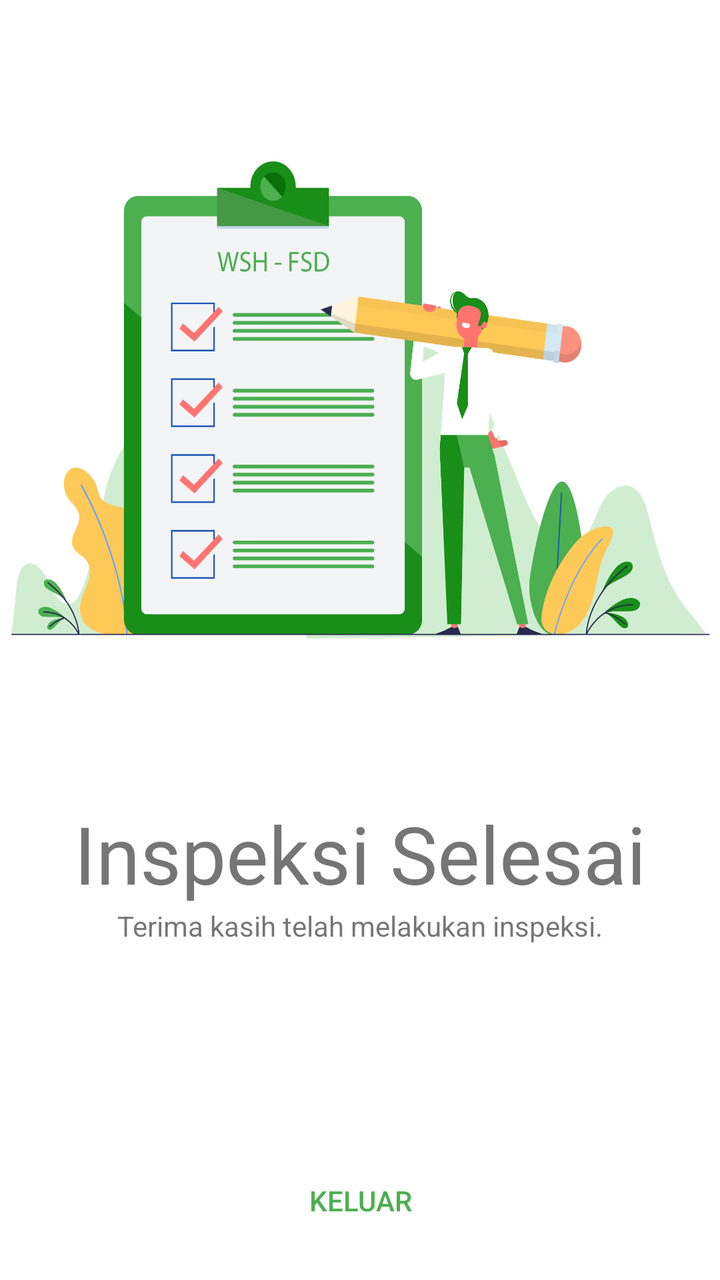
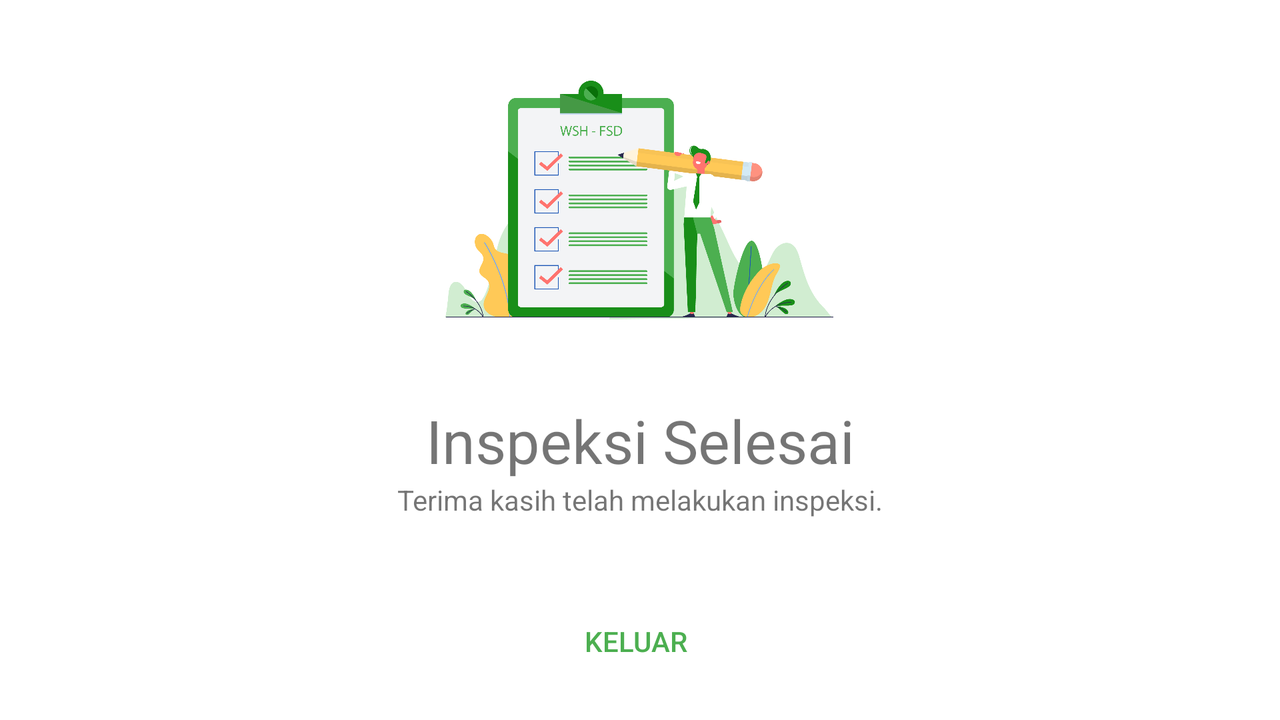

The same Android screen from two of the app's own layout files: first res/layout/ as a phone draws it, then the repository's variant for another configuration, drawn on a device whose configuration selects that folder. Both files follow.
<!-- AndroidManifest.xml: application theme Theme.IInspector -->
<!-- res/layout/activity_inspeksi_selesai.xml -->
<?xml version="1.0" encoding="utf-8"?>
<androidx.constraintlayout.widget.ConstraintLayout xmlns:android="http://schemas.android.com/apk/res/android"
    xmlns:app="http://schemas.android.com/apk/res-auto"
    xmlns:tools="http://schemas.android.com/tools"
    android:layout_width="match_parent"
    android:layout_height="match_parent"
    tools:context=".InspeksiSelesai"
    android:id="@+id/inspeksiselesai">

    <TextView
        android:id="@+id/textView3"
        android:layout_width="match_parent"
        android:layout_height="400dp"
        android:background="@drawable/selesai"
        app:layout_constraintEnd_toEndOf="parent"
        app:layout_constraintHorizontal_bias="0.0"
        app:layout_constraintStart_toStartOf="parent"
        app:layout_constraintTop_toTopOf="parent" />

    <TextView
        android:id="@+id/textView7"
        android:layout_width="wrap_content"
        android:layout_height="wrap_content"
        android:text="Inspeksi Selesai"
        android:textSize="40dp"
        app:layout_constraintEnd_toEndOf="parent"
        app:layout_constraintStart_toStartOf="parent"
        app:layout_constraintTop_toBottomOf="@+id/textView3" />

    <TextView
        android:id="@+id/textView8"
        android:layout_width="wrap_content"
        android:layout_height="wrap_content"
        android:text="Terima kasih telah melakukan inspeksi."
        app:layout_constraintEnd_toEndOf="parent"
        app:layout_constraintStart_toStartOf="parent"
        app:layout_constraintTop_toBottomOf="@+id/textView7" />

    <androidx.appcompat.widget.AppCompatButton
        android:id="@+id/btnselesai"
        android:layout_width="340dp"
        android:layout_height="wrap_content"
        android:layout_marginBottom="15dp"
        android:background="@drawable/btnlanjut"
        android:elevation="10dp"
        android:text="Keluar"
        android:textColor="@color/Primary"
        app:layout_constraintBottom_toBottomOf="parent"
        app:layout_constraintEnd_toEndOf="parent"
        app:layout_constraintHorizontal_bias="0.492"
        app:layout_constraintStart_toStartOf="parent"
        app:layout_constraintTop_toBottomOf="@+id/textView8"
        app:layout_constraintVertical_bias="0.994" />
</androidx.constraintlayout.widget.ConstraintLayout>
<!-- resources referenced by this layout -->
<resources>
  <color name="Primary">#4CAF50</color>
  <!-- drawable btnlanjut (drawable) -->
  <?xml version="1.0" encoding="utf-8"?>
  <shape xmlns:android="http://schemas.android.com/apk/res/android">
  
      <corners android:radius="20dp"/>
      <solid android:color="@color/btnLanjut"/>
  
  </shape>
  <!-- drawable selesai: png bitmap (drawable, 116025 bytes) -->
  <style name="Theme.IInspector" parent="Theme.MaterialComponents.DayNight.NoActionBar">
          
          <item name="colorPrimary">@color/Primary</item>
          <item name="colorPrimaryVariant">@color/Primary</item>
          <item name="colorOnPrimary">@color/white</item>
          
          <item name="colorSecondary">@color/teal_200</item>
          <item name="colorSecondaryVariant">@color/teal_700</item>
          <item name="colorOnSecondary">@color/black</item>
          
          <item name="android:statusBarColor" tools:targetApi="l">?attr/colorPrimaryVariant</item>
          
      </style>
  <color name="white">#FFFFFFFF</color>
  <color name="teal_200">#4CAF50</color>
  <color name="teal_700">#FF018786</color>
  <color name="black">#FF000000</color>
</resources>
<!-- res/layout-land/activity_inspeksi_selesai.xml (the repository's variant of the layout above) -->
<!-- drawn on the phone turned sideways -->
<?xml version="1.0" encoding="utf-8"?>
<androidx.constraintlayout.widget.ConstraintLayout xmlns:android="http://schemas.android.com/apk/res/android"
    xmlns:app="http://schemas.android.com/apk/res-auto"
    xmlns:tools="http://schemas.android.com/tools"
    android:layout_width="match_parent"
    android:layout_height="match_parent"
    tools:context=".InspeksiSelesai"
    android:id="@+id/inspeksiselesai">

    <ImageView
        android:id="@+id/textView3"
        android:layout_width="200dp"
        android:layout_height="200dp"
        android:background="@drawable/selesai"
        android:foregroundGravity="center"
        app:layout_constraintEnd_toEndOf="parent"
        app:layout_constraintHorizontal_bias="0.499"
        app:layout_constraintStart_toStartOf="parent"
        app:layout_constraintTop_toTopOf="parent" />

    <TextView
        android:id="@+id/textView7"
        android:layout_width="wrap_content"
        android:layout_height="wrap_content"
        android:text="Inspeksi Selesai"
        android:textSize="30dp"
        app:layout_constraintEnd_toEndOf="parent"
        app:layout_constraintStart_toStartOf="parent"
        app:layout_constraintTop_toBottomOf="@+id/textView3" />

    <TextView
        android:id="@+id/textView8"
        android:layout_width="wrap_content"
        android:layout_height="wrap_content"
        android:text="Terima kasih telah melakukan inspeksi."
        app:layout_constraintEnd_toEndOf="parent"
        app:layout_constraintStart_toStartOf="parent"
        app:layout_constraintTop_toBottomOf="@+id/textView7" />

    <androidx.appcompat.widget.AppCompatButton
        android:id="@+id/btnselesai"
        android:layout_width="340dp"
        android:layout_height="wrap_content"
        android:layout_marginBottom="15dp"
        android:background="@drawable/btnlanjut"
        android:elevation="10dp"
        android:text="Keluar"
        android:textColor="@color/Primary"
        app:layout_constraintBottom_toBottomOf="parent"
        app:layout_constraintEnd_toEndOf="parent"
        app:layout_constraintHorizontal_bias="0.492"
        app:layout_constraintStart_toStartOf="parent"
        app:layout_constraintTop_toBottomOf="@+id/textView8"
        app:layout_constraintVertical_bias="0.994" />
</androidx.constraintlayout.widget.ConstraintLayout>
